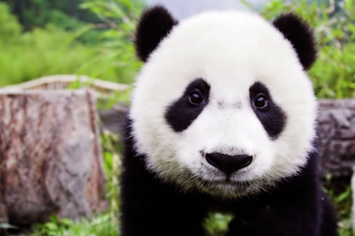
%> input picture zheng/panda.jpg, 355 x 236 px
$ octave Brisk.m   (GNU Octave 9; MATLAB toolbox functions it lacks are replaced by stand-ins)
%> lines starting %> are read from the running program, lines starting %| are printed output that depends on the picture
original = imread('panda.jpg');
%> original is the input picture: size 236x355x3 uint8; mean R, G, B 130.7, 130, 113.2
scale = 1.3;
J = imresize(original,scale);
theta = 31;
distorted = imrotate(J,theta);
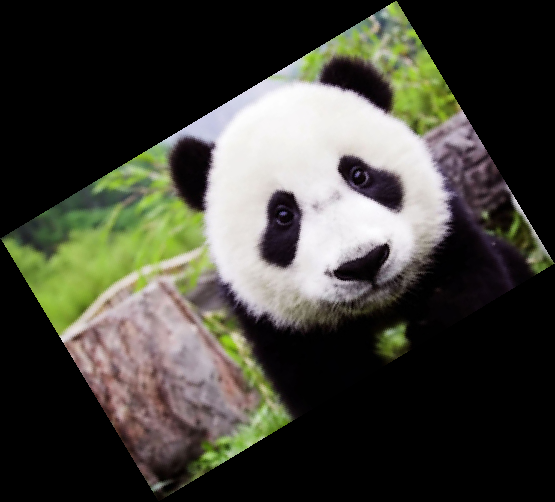
%> distorted: size 502x555x3 uint8; mean R, G, B 66.6, 66.2, 57.6
original= rgb2gray(original);
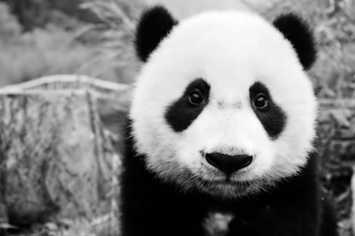
%> original: size 236x355 uint8; min 0, max 254, mean 128.3
distorted=rgb2gray(distorted);
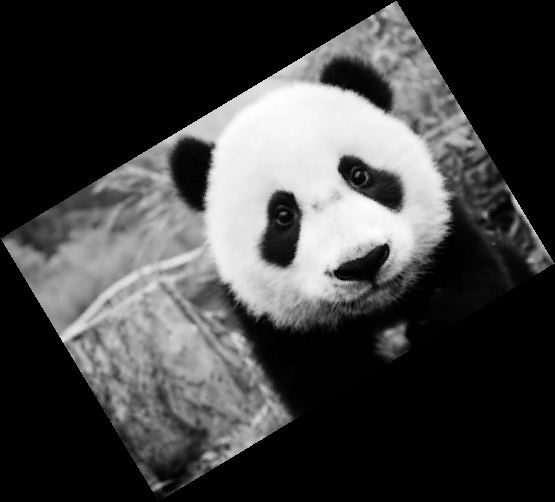
%> distorted: size 502x555 uint8; min 0, max 254, mean 65.3
ptsOriginalBRISK  = detectBRISKFeatures(original, 'MinContrast', 0.01);
%> ptsOriginalBRISK = 847 points; strongest (x, y): (249, 159), (273, 133), (250, 159), (178, 128), (198, 82)
ptsDistortedBRISK = detectBRISKFeatures(distorted, 'MinContrast', 0.01);
%> ptsDistortedBRISK = 1826 points; strongest (x, y): (392, 196), (391, 198), (386, 248), (381, 250), (279, 252)
[featuresOriginalFREAK,  validPtsOriginalBRISK]  = extractFeatures(original,  ptsOriginalBRISK);
%> validPtsOriginalBRISK has the same summary as ptsOriginalBRISK
[featuresDistortedFREAK, validPtsDistortedBRISK] = extractFeatures(distorted, ptsDistortedBRISK);
%> validPtsDistortedBRISK has the same summary as ptsDistortedBRISK
indexPairsBRISK = matchFeatures(featuresOriginalFREAK, featuresDistortedFREAK, 'MatchThreshold', 40, 'MaxRatio', 0.8);
%> indexPairsBRISK = 477 rows, first 12: [1 21; 2 16; 3 188; 5 928; 8 25; 10 27; 13 144; 14 861; 15 154; 16 165; 17 897; 22 192]
matchedOriginalBRISK  = validPtsOriginalBRISK(indexPairsBRISK(:,1));
%> matchedOriginalBRISK = 477 points; strongest (x, y): (249, 159), (250, 159), (178, 128), (210, 156), (252, 158)
matchedDistortedBRISK = validPtsDistortedBRISK(indexPairsBRISK(:,2));
%> matchedDistortedBRISK = 477 points; strongest (x, y): (386, 248), (386, 248), (282, 259), (386, 246), (338, 273)
figure
showMatchedFeatures(original, distorted, matchedOriginalBRISK, matchedDistortedBRISK)
title('Putative matches using BRISK & FREAK')
legend('ptsOriginalBRISK','ptsDistortedBRISK')
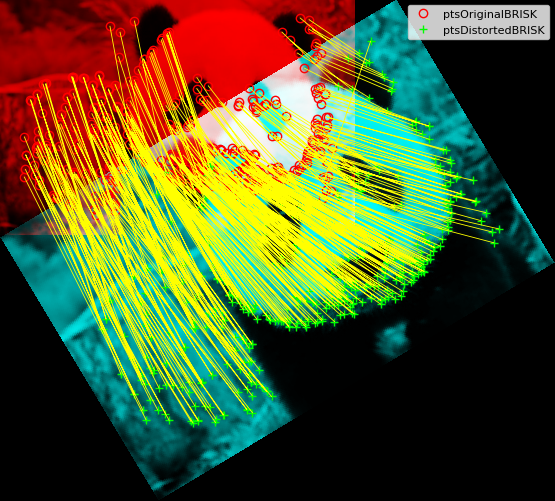
%> figure redrawn from the program's plot data; its title reads 'Putative matches using BRISK & FREAK'

[tform, inlierDistorted,inlierOriginal] = estimateGeometricTransform(matchedDistortedBRISK,matchedOriginalBRISK,'similarity');
%> tform = transform with T = [0.659 0.395 0; -0.395 0.659 0; 94.01 -157 1]; inlierDistorted = 369 points; strongest (x, y): (386, 248), (386, 246), (338, 273), (292, 196), (201, 208); inlierOriginal = 369 points; strongest (x, y): (250, 159), (210, 156), (252, 158), (209, 87), (250, 89)
outputView = imref2d(size(original));
recovered  = imwarp(distorted,tform,'OutputView',outputView);
figure
imshowpair(original,recovered,'montage')
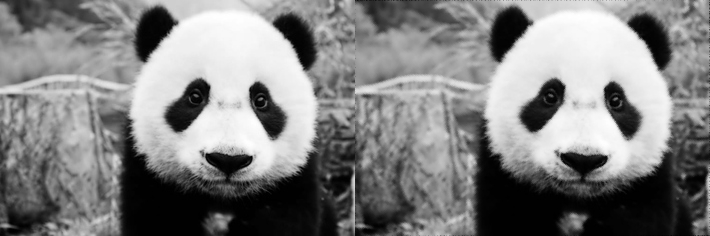
%> displayed picture: size 236x710, on the screen's scale of 0 to 255; min 0, max 255, mean 128.8
